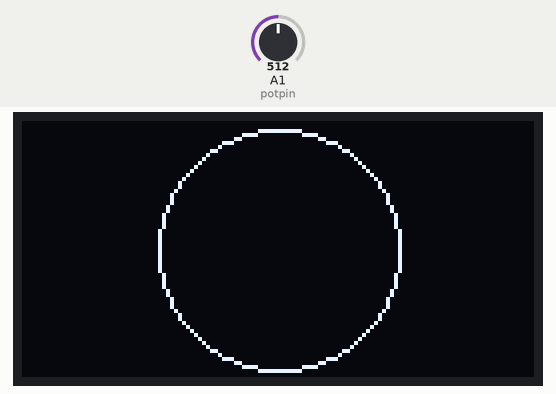
Simulated run of this sketch. Board: Arduino Uno, built with avr-gcc and run on an emulated ATmega328P. On the bench: 128×64 one-colour display. The inputs (shaded band) are chosen by the test bench; at power-on: A1 (potpin) = 512.

Above: at 1.3 s.
1.4 s: A1 (potpin) set to 716
At 2.6 s:
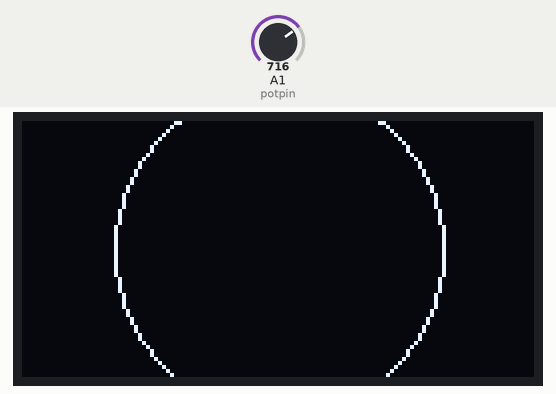
2.9 s: A1 (potpin) set to 900
At 4.0 s:
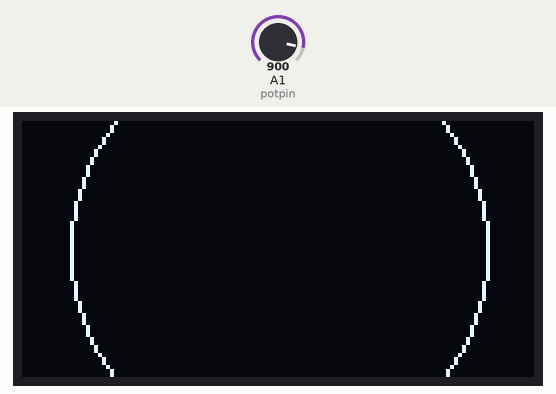
4.4 s: A1 (potpin) set to 1023
At 5.7 s:
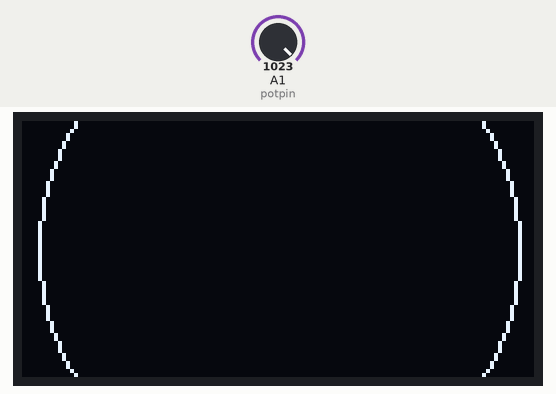
Timing chart, 0 to 7.4 s (numbered marks = the images above; inputs shaded):
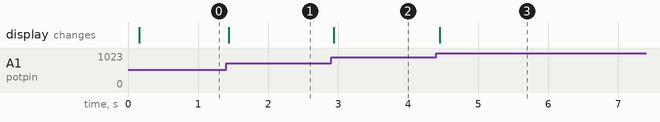

The sketch:

display_game.ino
```cpp
/*
This is an example of how to use the OLED 128x64 I2C with SSD1306 driver using the Adafruit library.
It also applies to the 128x32 version, but not all components would fit the smaller screen.

Pins:
 * GND = GND
 * VCC = 5V
 * SCL = A5
 * SDA = A4

You can connect VCC to 3.3V to reduce the amount of high pitched noise that the display produces.

It's a good idea to put a resistor between A4-5V and A5-5V to help stabilize the connection.
What that does is pull-up the I2C pins to make it more reliable and prevents lock-ups.


Libraries needed:
https://github.com/adafruit/Adafruit_SSD1306
https://github.com/adafruit/Adafruit-GFX-Library


Guide for the GFX Library: https://cdn-learn.adafruit.com/downloads/pdf/adafruit-gfx-graphics-library.pdf

List of fonts: https://learn.adafruit.com/adafruit-gfx-graphics-library/using-fonts

List of fonts that support right alignment:
FreeMono9pt7b.h
FreeMono12pt7b.h
FreeMono18pt7b.h
FreeMono24pt7b.h
FreeMonoBold9pt7b.h
FreeMonoBold12pt7b.h
FreeMonoBold18pt7b.h
FreeMonoBold24pt7b.h
FreeMonoBoldOblique9pt7b.h
FreeMonoBoldOblique12pt7b.h
FreeMonoBoldOblique18pt7b.h
FreeMonoBoldOblique24pt7b.h
FreeMonoOblique9pt7b.h
FreeMonoOblique12pt7b.h
FreeMonoOblique18pt7b.h
FreeMonoOblique24pt7b.h


This sketch was featured on my video tutorial for this display: https://www.youtube.com/watch?v=PrIAnDZ9dp8

Sketch made by: InterlinkKnight
Last modification: 10/05/2019
*/


#include <Adafruit_GFX.h>  // Include core graphics library for the display
#include <Adafruit_SSD1306.h>  // Include Adafruit_SSD1306 library to drive the display


Adafruit_SSD1306 display(128, 64);  // Create display


#include <Fonts/FreeMonoBold12pt7b.h>  // Add a custom font
#include <Fonts/FreeMono9pt7b.h>  // Add a custom font


int potpin = 1;
int val;
int Variable1;  // Create a variable to have something dynamic to show on the display


void setup()  // Start of setup
{

  delay(100);  // This delay is needed to let the display to initialize

  display.begin(SSD1306_SWITCHCAPVCC, 0x3C);  // Initialize display with the I2C address of 0x3C

  display.clearDisplay();  // Clear the buffer

  display.setTextColor(WHITE);  // Set color of the text

  display.setRotation(0);  // Set orientation. Goes from 0, 1, 2 or 3

  display.setTextWrap(false);  // By default, long lines of text are set to automatically “wrap” back to the leftmost column.
                               // To override this behavior (so text will run off the right side of the display - useful for
                               // scrolling marquee effects), use setTextWrap(false). The normal wrapping behavior is restored
                               // with setTextWrap(true).

  display.dim(0);  //Set brightness (0 is maximun and 1 is a little dim)

}  // End of setup


void loop()  // Start of loop
{
  val = analogRead(potpin);            // reads the value of the potentiometer (value between 0 and 1023)
  val = map(val, 0, 1023, 0, 60);
 // val2 = analogRead(potpin);            // reads the value of the potentiometer (value between 0 and 1023)
 // val2 = map(val2, 0, 1023, 0, 63);
  Variable1++;  // Increase variable by 1
  if(Variable1 > 150)  // If Variable1 is greater than 150
  {
    Variable1 = 0;  // Set Variable1 to 0
  }


  // Convert Variable1 into a string, so we can change the text alignment to the right:
  // It can be also used to add or remove decimal numbers.
  char string[10];  // Create a character array of 10 characters
  // Convert float to a string:
  dtostrf(Variable1, 3, 0, string);  // (<variable>,<amount of digits we are going to use>,<amount of decimal digits>,<string name>)


  display.clearDisplay();  // Clear the display so we can refresh


  display.setFont(&FreeMono9pt7b);  // Set a custom font
  display.setTextSize(0);  // Set text size. We are using a custom font so you should always use the text size of 0


  // Print text:
 // display.setCursor(0, 10);  // (x,y)
 // display.println("TEST");  // Text or value to print
 // display.setCursor(0, 30);  // (x,y)
 // display.println("TESTIS");

  // Draw triangle:
  //display.drawTriangle(0,0,   0,63,   128,63, WHITE);  // Draw triangle. X, Y coordinates for three corner points defining the triangle, followed by a color

  // Draw filled triangle:
 // display.fillTriangle(0,63,   15,45,   30,63, WHITE);  // Draw filled triangle. X, Y coordinates for three corner points defining the triangle, followed by a color

  // Draw line:
 // display.drawLine(20,0, 20, 60, WHITE);  // Draw line (x0,y0,x1,y1,color)

 display.drawCircle(64, 32, val, WHITE);  //  Draw circle (x,y,radius,color). X and Y are the coordinates for the center point
  display.display();
  // Draw a filled circle:
 // display.fillCircle(64, 32, 30, WHITE);  // Draw filled circle (x,y,radius,color). X and Y are the coordinates for the center point
 // delay(1000);
 // display.display();
 // Draw rounded rectangle and fill:
  //display.fillRoundRect(58, 0, 18, 18, 5, WHITE);  // Draw filled rounded rectangle (x,y,width,height,color)
                                                   // It draws from the location to down-right


  // Draw rectangle:
 // display.drawRect(79, 0, 49, 27, WHITE);  // Draw rectangle (x,y,width,height,color)
                                           // It draws from the location to down-right

  display.setFont(&FreeMonoBold12pt7b);  // Set a custom font

  // Print variable with left alignment:
 // display.setCursor(83, 20);  // (x,y)
 // display.println(Variable1);  // Text or value to print


  // Draw rounded rectangle:
 // display.drawRoundRect(79, 37, 49, 27, 8, WHITE);  // Draw rounded rectangle (x,y,width,height,radius,color)
                                                    // It draws from the location to down-right

  // Print variable with right alignment:
 // display.setCursor(83, 57);  // (x,y)
 // display.println(string);  // Text or value to print


  display.display();  // Print everything we set previously


}  // End of loop
```

Measured:
- after the input at 1.4 s, the display: changes at once (image 1)
- after the input at 2.9 s, the display: changes at once (image 2)
- after the input at 4.4 s, the display: changes after 0.06 s (image 3)
